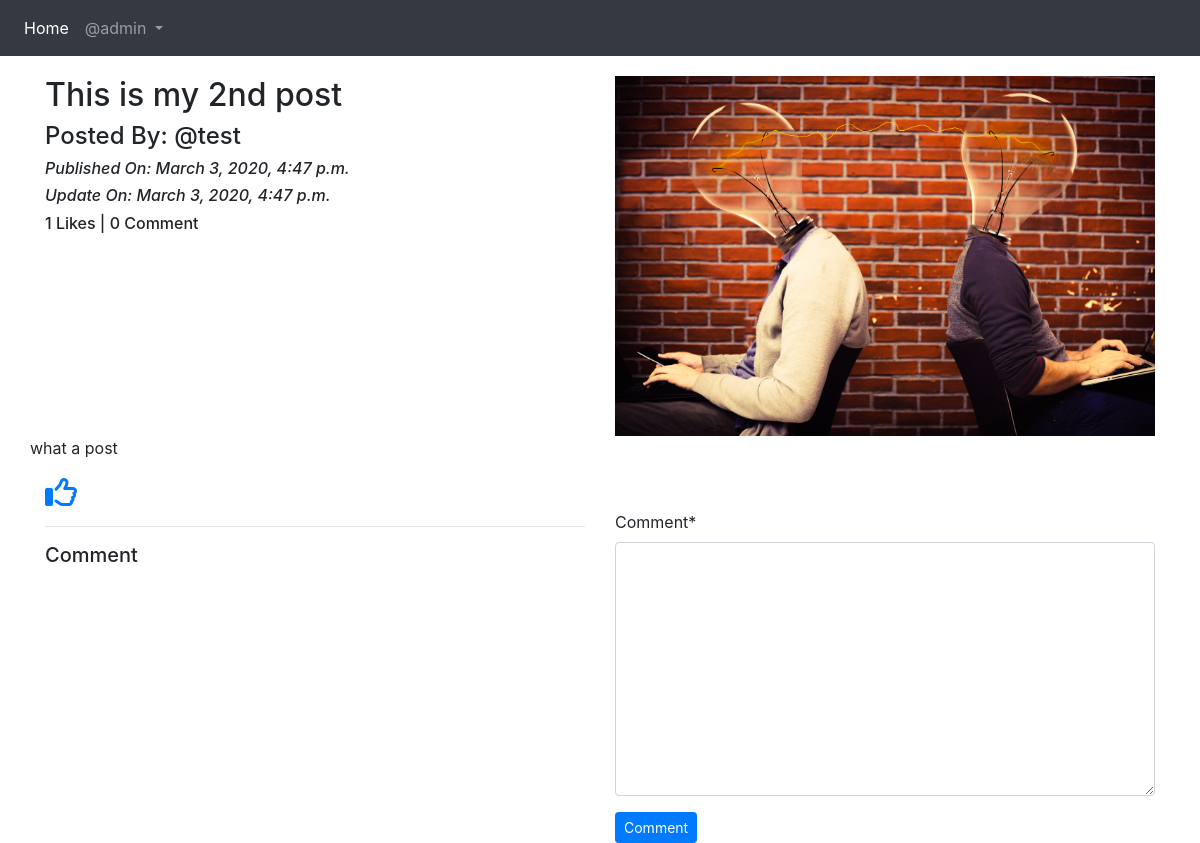
Page /blog/details/This-is-my-2nd-post-8f6efd4b-dc4e-43fd-be6b-1c5db1ba4dd4 (signed in) on the committed database.
### App_blog/models.py (models this page shows, shortened)
class Blog(models.Model):
    author = models.ForeignKey(User, on_delete=models.CASCADE, related_name='post_author')
    blog_title = models.CharField(max_length=264, verbose_name='Put a Title')
    slug = models.SlugField(max_length=264, unique=True)
    blog_content = models.TextField(verbose_name='What is on Your Mind??')
    blog_image = models.ImageField(upload_to='blog_image', verbose_name="Image")
    publish_date = models.DateTimeField(auto_now_add=True)
    update_date = models.DateTimeField(auto_now=True)
    class Meta:
        ordering = ['-publish_date']

### App_blog/views.py (the view, shortened to what this page needs)
# urls.py: path('details/<slug:slug>', views.blog_details, name='blog_details'),
@login_required
def blog_details(request, slug):
    blog = Blog.objects.get(slug=slug)
    comment_form = CommentForm()
    already_liked = Likes.objects.filter(blog=blog, user=request.user)
    if already_liked:
        liked= True
    else:
        liked = False
    return render(request, 'App_Blog/blog_details.html',
                  context={'blog': blog, 'comment_form': comment_form, 'liked': liked, })

### App_blog/forms.py
class CommentForm(forms.ModelForm):
    class Meta:
        model = Comment
        fields = ('comment',)

### templates/App_Blog/blog_details.html (shortened to what this page needs)
{% extends 'base.html' %}
{% load crispy_forms_tags %}
{% block body_block %}
<div class="row">
    <div class="col-sm-6">
        <h2>{{blog.blog_title}}</h2>
        <h4>Posted By: @{{blog.author}}</h4>
        <i><h6>Published On: {{blog.publish_date}}</h6></i>
        <i><h6>Update On: {{blog.update_date}}</h6></i>
        <h6>{{blog.liked_blog.count}} Likes | {{blog.blog_comment.count}} Comment</h6>
    </div>
    <div class="col-sm-6">
        <img alt="" src="/media/{{blog.blog_image}}" width="100%">
    </div>
    <p>
        {{blog.blog_content|linebreaks}}
    </p>
</div>
{% if not liked %}
   <a href="{% url 'App_Blog:liked_post' pk=blog.pk %}">
        <i class="fa fa-thumbs-o-up fa-2x" aria-hidden="true"></i>
    </a>
{% else %}
<a href="{% url 'App_Blog:unliked_post' pk=blog.pk %}">
        <i class="fa fa-thumbs-o-down fa-2x" aria-hidden="true"></i>
    </a>
{% endif %}
<div class="row">
    <div class="col-sm-6">
        <hr>
        <h5>Comment</h5>
    </div>
    <div class="col-sm-6">
        <form method='POST'>
            {{ comment_form|crispy }}
            <button class="btn btn-primary btn-sm" type="submit">Comment</button>
        </form>
    </div>
</div>
{% endblock %}

### templates/base.html (shortened to what this page needs)
<!doctype html>
<html lang="en">
<head>
    <link href="https://maxcdn.bootstrapcdn.com/bootstrap/4.0.0/css/bootstrap.min.css"
 rel="stylesheet">
    <link rel="stylesheet" href="https://stackpath.bootstrapcdn.com/font-awesome/4.7.0/css/font-awesome.min.css">
</head>
<body>
<nav class="navbar navbar-expand-sm navbar-dark bg-dark">
    <ul class="navbar-nav">
        <li class="nav-item active">
            <a class="nav-link" href="{% url 'index' %}">Home</a>
        </li>
        {% if user.is_authenticated %}
        <div class="nav-item dropdown">
            <a class="nav-link dropdown-toggle" data-toggle="dropdown" href="#" id="navbardrop">
                @{{user.username}}
            </a>
        </div>
        {% endif %}
    </ul>
</nav>
<div class="container" style="padding-top:20px">
    {% block body_block %}
    {% endblock %}
</div>
</body>
</html>

### rows in the picture
Blog: blog_title "This is my 2nd post", author "test", publish_date "March 3, 2020, 4:47 p.m.", update_date "March 3, 2020, 4:47 p.m.", liked_blog.count "1", blog_comment.count "0", blog_image (picture), blog_content "what a post"

### other values in the picture
{{ user.username }} "admin"
